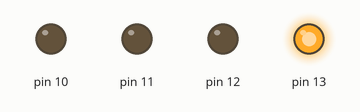
Recording of a sketch running on a simulated Arduino Uno, built with avr-gcc and run on an emulated ATmega328P. Parts: output pins drawn as LEDs (lit = HIGH).

Above: at 0.5 s.
At 2.5 s:
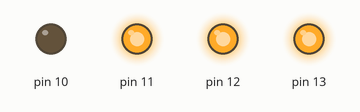
At 3.5 s:
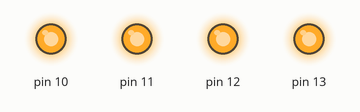
At 4.5 s:
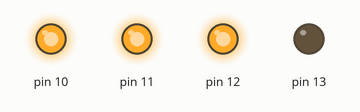
At 6.5 s:
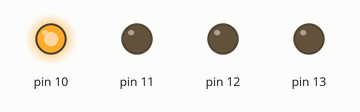
At 9.5 s:
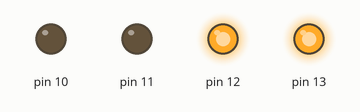
Timing chart, 0 to 10.4 s (numbered marks = the images above):
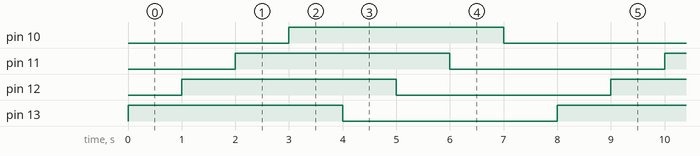

The sketch:

MultiLeds.ino
```cpp
void setup() {
  pinMode(10, OUTPUT);
  pinMode(11, OUTPUT);
  pinMode(12, OUTPUT);
  pinMode(13, OUTPUT);
}

void alteraLed(int pino, int tempo, uint8_t valor){
  digitalWrite(pino, valor);
  delay(tempo);
}


void loop() {
  uint8_t acende = HIGH;
  uint8_t apaga = LOW;

  for(int i = 13; i >= 10; i--)
  {
    alteraLed(i, 1000, acende);
  }
  for(int i = 13; i >= 10; i--)
  {
    alteraLed(i, 1000, apaga);
  }
}
```

Measured:
- by itself, pin 10–13: alternates HIGH for 4.0 s and LOW for 4.0 s
- by itself, everything shown: repeats every 8.0 s, in 8 steps
